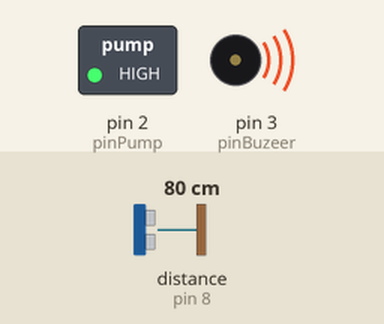
Simulated run of this sketch. Board: Arduino Uno, built with avr-gcc and run on an emulated ATmega328P. Parts: switched loads named in the sketch (green lamp = pin HIGH), buzzer (waves = sounding, pin HIGH). Wiring (inferred from the names in the program): ultrasonic range finder: trigger pin 9; echo pin 8. Inputs (shaded band) come from the test bench; at power-on: distance to the obstacle (sensor on pin 8) 80 cm. The echo pulse lasts 58.3 µs per cm; pins used as bus, display or sensor lines are not drawn.

Above: at 1.2 s.
1.3 s: distance to the obstacle (sensor on pin 8) set to 35 cm
2.8 s: distance to the obstacle (sensor on pin 8) set to 29 cm
At 3.85 s:
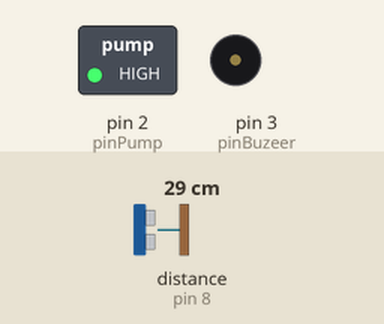
At 8.5 s:
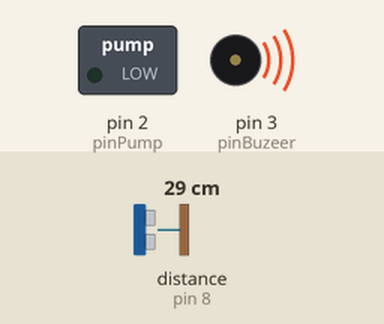
Timing chart, 0 to 14.8 s (numbered marks = the images above; inputs shaded):
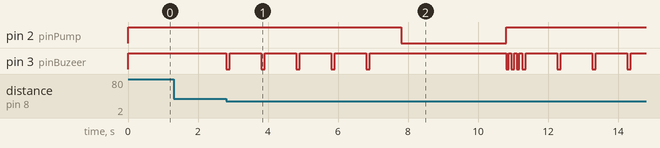

Measured:
- the behaviour switches between 32 and 31 cm on distance to the obstacle (sensor on pin 8) (found by bisection; images 0 and 1)
- after the input at 1.3 s, every drawn part: stays the same
- after the input at 2.8 s, pin 2 (pinPump): HIGH → LOW after 5.0 s, → HIGH 3.0 s later; pin 3 (pinBuzeer): goes 4 × (LOW 0.10 s, HIGH 0.90 s), LOW 0.10 s, HIGH 3.9 s, 3 × (LOW 0.08 s, HIGH 0.08 s), 3 × (LOW 0.10 s, HIGH 0.90 s), LOW 0.10 s, then HIGH, starting at once

The sketch:

antiseptic-chamber.ino
```cpp
/*
  Created on Apr 2020
  Agung Pambudi <agung.pambudi5595@gmail.com>
*/

#define pinTrig     9
#define pinEcho     8
#define pinBuzeer   3
#define pinPump     2

int state;
/*
 * 0 pendeteksian org lewat masuk
 * 1 persiapan 5 detik ditandai bunyi buzzer setiap detiknya
 * 2 penyemprotan 5 detik diakhiri buzzer 2 kali cepat
 */

void setup() {
//  Serial.begin (115200);
  pinMode(pinTrig, OUTPUT);
  pinMode(pinEcho, INPUT);
  pinMode(pinBuzeer, OUTPUT);
  pinMode(pinPump, OUTPUT);
  digitalWrite(pinBuzeer, HIGH);
  digitalWrite(pinPump, HIGH);
  state = 0;
}

void loop() {
  if(state == 0){
//    Serial.println("State pendeteksian");
    for(;;){
      digitalWrite(pinTrig, LOW);
      delayMicroseconds(2);
      digitalWrite(pinTrig, HIGH);
      delayMicroseconds(10);
      digitalWrite(pinTrig, LOW);
      long duration = pulseIn(pinEcho, HIGH);
      long distance = (duration/2) / 29.1;

//      Serial.print("Sensor ");
//      Serial.print(distance);
//      Serial.println(" cm");

      if(distance >= 5 && distance <= 30){ break; }
      delay(100);
    }

    state = 1;
  }else if(state == 1){
//    Serial.println("State persiapan");

    for(int i=0; i<5; i++){
      digitalWrite(pinBuzeer, LOW);
      delay(100);
      digitalWrite(pinBuzeer, HIGH);
      delay(900);
    }

    state = 2;
  }else if(state == 2){
//    Serial.println("State penyemprotan");
    digitalWrite(pinPump, LOW);
    delay(3000);
    digitalWrite(pinPump, HIGH);

    for(int i=0; i<3; i++){
      digitalWrite(pinBuzeer, LOW);
      delay(75);
      digitalWrite(pinBuzeer, HIGH);
      delay(75);
    }

    state = 0;
  }
}
```
